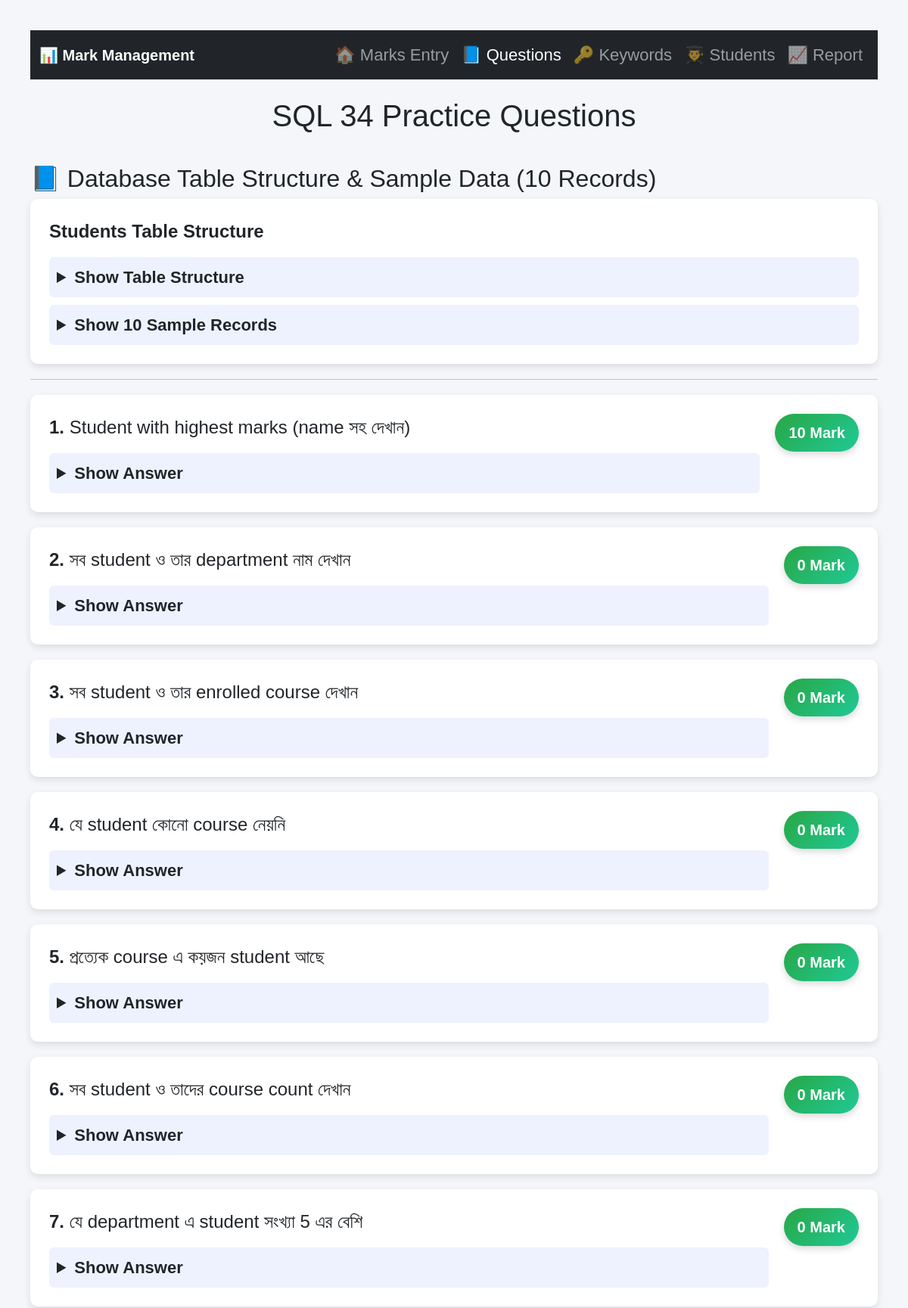
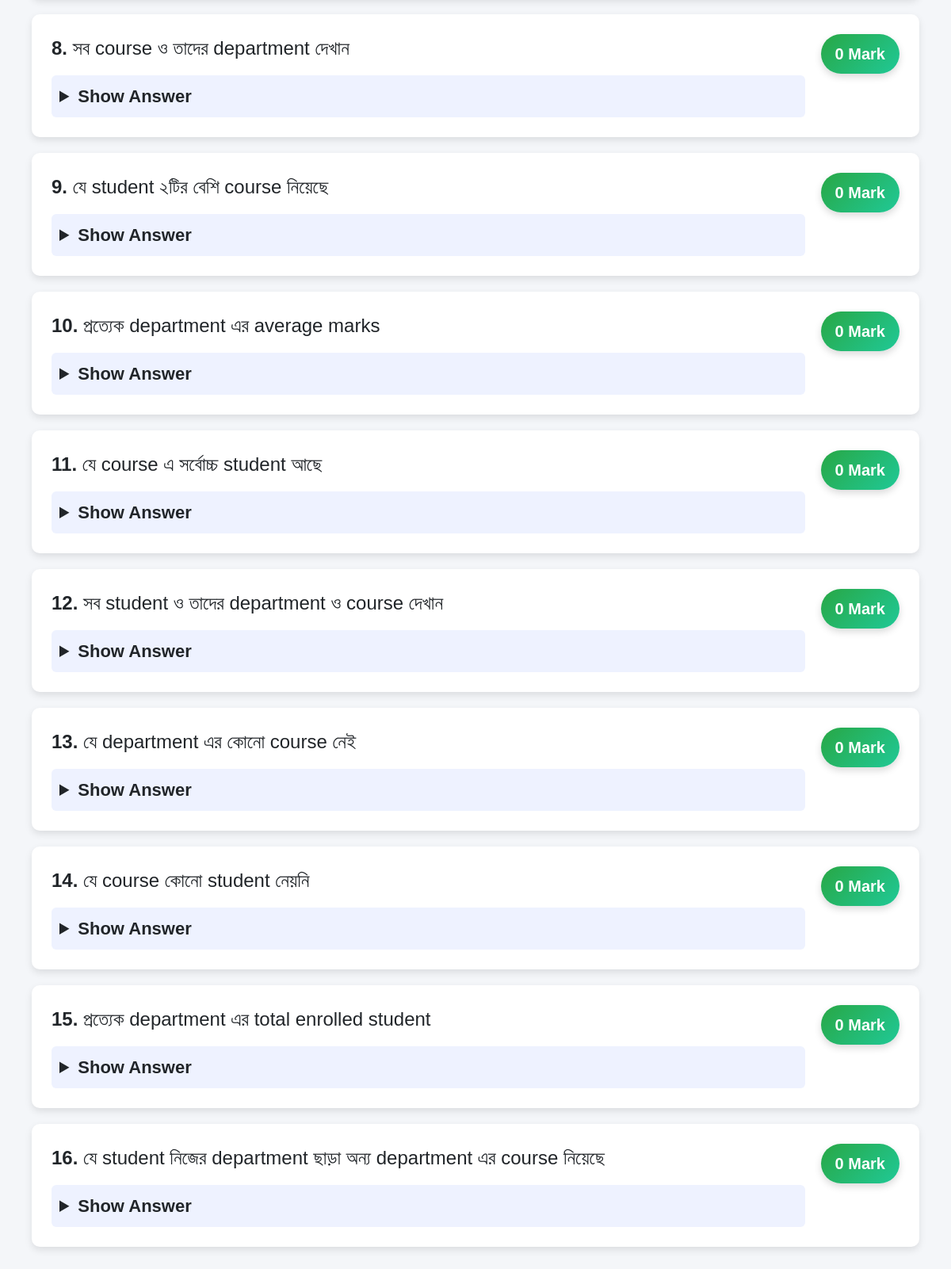
The page /question.php on the database its author committed (2 pictures, top to bottom).
### tables this page shows
CREATE TABLE `sql_questions` (
  `id` int(11) NOT NULL,
  `question` text NOT NULL,
  `answer` text NOT NULL
);

### question.php (the view, shortened to what this page needs)
<?php
include 'db.php';
function get_question_mark($qid)
{
    if ($qid >= 23 && $qid <= 35) return 10;
    return 0;
}
?>
<!DOCTYPE html>
<html lang="en">
<head>
    <link href="https://cdn.jsdelivr.net/npm/bootstrap@5.3.0/dist/css/bootstrap.min.css" rel="stylesheet">
</head>
<body>
<nav class="navbar navbar-expand-lg navbar-dark bg-dark mb-4">
    <div class="container-fluid">
        <a class="navbar-brand fw-bold" href="#">📊 Mark Management</a>
        <div class="collapse navbar-collapse" id="navbarNav">
            <ul class="navbar-nav ms-auto">
                <li class="nav-item">
                    <a class="nav-link" href="index.php">🏠 Marks Entry</a>
                </li>
                <li class="nav-item">
                    <a class="nav-link active" href="question.php">📘 Questions</a>
                </li>
                <li class="nav-item">
                    <a class="nav-link" href="keywords.php">🔑  Keywords</a>
                </li>
                <li class="nav-item">
                    <a class="nav-link" href="students.php">👨‍🎓 Students</a>
                </li>
                <li class="nav-item">
                    <a class="nav-link" href="report.php">📈 Report</a>
                </li>
            </ul>
        </div>
    </div>
</nav>
<h1>SQL 34 Practice Questions</h1>
<h2>📘 Database Table Structure & Sample Data (10 Records)</h2>
<div class="table-structure">
    <p><strong>Students Table Structure</strong></p>
    <details>
        <summary>Show Table Structure</summary>
    </details>
    <details>
        <summary>Show 10 Sample Records</summary>
    </details>
</div>
<hr style="margin:20px 0;">
<?php
$sql = "SELECT * FROM sql_questions WHERE id > 34 ORDER BY id ASC";
$result = $conn->query($sql);
if ($result->num_rows > 0) {
    $counter = 1;
    while ($row = $result->fetch_assoc()) {
        $qid = $row['id'];
        $q_mark = get_question_mark($qid);
        echo '<div class="question">';
        echo '<div style="flex:1;">';
        echo '<p><strong>' . $counter . '.</strong> ' . $row['question'] . '</p>';
        echo '<details><summary>Show Answer</summary>';
        echo '</details>';
        echo '</div>';
        echo '<div class="mark">' . $q_mark . ' Mark</div>';
        echo '</div>';
        $counter++;
    }
} else {
    echo "<p>No questions found in the database.</p>";
}
?>
</body>
</html>

### question.php (style rules this page uses)
body { font-family: Arial, sans-serif; background: #f4f6f9; padding: 40px; font-size: 22px; }
h1 { text-align: center; margin-bottom: 40px; font-size: 40px; }
.table-structure { background: #fff; padding: 25px; margin-bottom: 20px; border-radius: 10px; box-shadow: 0 4px 10px rgba(0, 0, 0, 0.1); font-size: 24px; }
.question { background: #fff; padding: 25px; margin-bottom: 20px; border-radius: 10px; box-shadow: 0 4px 10px rgba(0, 0, 0, 0.1); font-size: 24px; display: flex; justify-content: space-between; align-items: flex-start; gap: 20px; }
details { margin-top: 10px; background: #eef2ff; padding: 10px; border-radius: 6px; }
summary { cursor: pointer; font-weight: bold; font-size: 22px; }
.mark { background: linear-gradient(135deg, #28a745, #20c997); color: #fff; padding: 10px 18px; border-radius: 30px; font-size: 20px; font-weight: bold; min-width: 80px; text-align: center; height: fit-content; box-shadow: 0 4px 10px rgba(0,0,0,0.15); }

### rows shown on the page
sql_questions: question "Student with highest marks (name সহ দেখান)", id "10"
sql_questions: question "সব student ও তার department নাম দেখান", id "0"
sql_questions: question "সব student ও তার enrolled course দেখান", id "0"
sql_questions: question "যে student কোনো course নেয়নি", id "0"
sql_questions: question "প্রত্যেক course এ কয়জন student আছে", id "0"
sql_questions: question "সব student ও তাদের course count দেখান", id "0"
sql_questions: question "যে department এ student সংখ্যা 5 এর বেশি", id "0"
sql_questions: question "সব course ও তাদের department দেখান", id "0"
sql_questions: question "যে student ২টির বেশি course নিয়েছে", id "0"
sql_questions: question "প্রত্যেক department এর average marks", id "0"
sql_questions: question "যে course এ সর্বোচ্চ student আছে", id "0"
sql_questions: question "সব student ও তাদের department ও course দেখান", id "0"
sql_questions: question "যে department এর কোনো course নেই", id "0"
sql_questions: question "যে course কোনো student নেয়নি", id "0"
sql_questions: question "প্রত্যেক department এর total enrolled student", id "0"
sql_questions: question "যে student নিজের department ছাড়া অন্য department এর course নিয়েছে", id "0"
